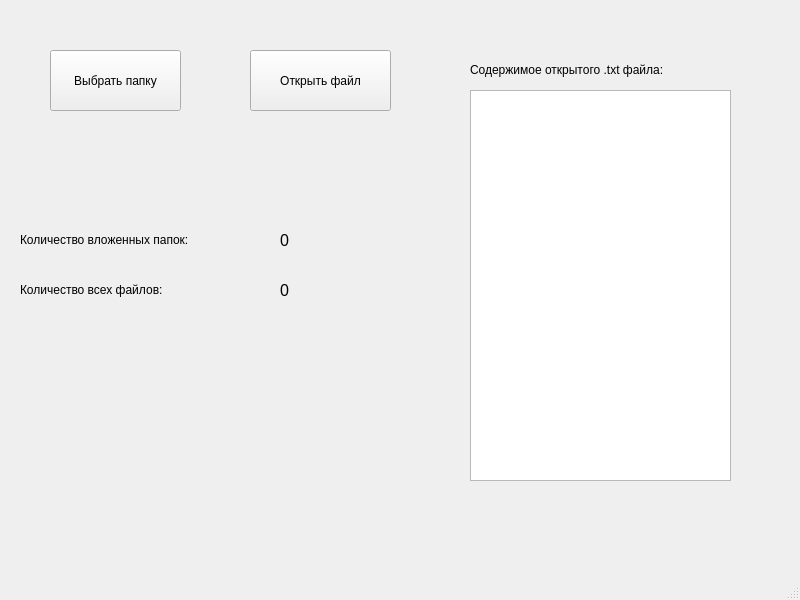
<?xml version="1.0" encoding="UTF-8"?>
<ui version="4.0">
 <class>MainWindow</class>
 <widget class="QMainWindow" name="MainWindow">
  <property name="geometry">
   <rect>
    <x>0</x>
    <y>0</y>
    <width>800</width>
    <height>600</height>
   </rect>
  </property>
  <property name="windowTitle">
   <string>MainWindow</string>
  </property>
  <widget class="QWidget" name="centralwidget">
   <widget class="QPushButton" name="openDirButton">
    <property name="geometry">
     <rect>
      <x>50</x>
      <y>50</y>
      <width>131</width>
      <height>61</height>
     </rect>
    </property>
    <property name="text">
     <string>Выбрать папку</string>
    </property>
   </widget>
   <widget class="QLabel" name="subfoldersLabel">
    <property name="geometry">
     <rect>
      <x>280</x>
      <y>230</y>
      <width>251</width>
      <height>20</height>
     </rect>
    </property>
    <property name="font">
     <font>
      <pointsize>12</pointsize>
     </font>
    </property>
    <property name="text">
     <string>0</string>
    </property>
   </widget>
   <widget class="QLabel" name="filesLabel">
    <property name="geometry">
     <rect>
      <x>280</x>
      <y>280</y>
      <width>251</width>
      <height>20</height>
     </rect>
    </property>
    <property name="font">
     <font>
      <pointsize>12</pointsize>
     </font>
    </property>
    <property name="text">
     <string>0</string>
    </property>
   </widget>
   <widget class="QLabel" name="label">
    <property name="geometry">
     <rect>
      <x>20</x>
      <y>230</y>
      <width>221</width>
      <height>20</height>
     </rect>
    </property>
    <property name="text">
     <string>Количество вложенных папок:</string>
    </property>
   </widget>
   <widget class="QLabel" name="label_3">
    <property name="geometry">
     <rect>
      <x>20</x>
      <y>280</y>
      <width>181</width>
      <height>20</height>
     </rect>
    </property>
    <property name="text">
     <string>Количество всех файлов:</string>
    </property>
   </widget>
   <widget class="QTextEdit" name="textEdit">
    <property name="geometry">
     <rect>
      <x>470</x>
      <y>90</y>
      <width>261</width>
      <height>391</height>
     </rect>
    </property>
   </widget>
   <widget class="QLabel" name="label_2">
    <property name="geometry">
     <rect>
      <x>470</x>
      <y>60</y>
      <width>251</width>
      <height>20</height>
     </rect>
    </property>
    <property name="text">
     <string>Содержимое открытого .txt файла:</string>
    </property>
   </widget>
   <widget class="QPushButton" name="openFileButton">
    <property name="geometry">
     <rect>
      <x>250</x>
      <y>50</y>
      <width>141</width>
      <height>61</height>
     </rect>
    </property>
    <property name="text">
     <string>Открыть файл</string>
    </property>
   </widget>
  </widget>
  <widget class="QMenuBar" name="menubar">
   <property name="geometry">
    <rect>
     <x>0</x>
     <y>0</y>
     <width>800</width>
     <height>25</height>
    </rect>
   </property>
  </widget>
  <widget class="QStatusBar" name="statusbar"/>
 </widget>
 <resources/>
 <connections/>
</ui>
